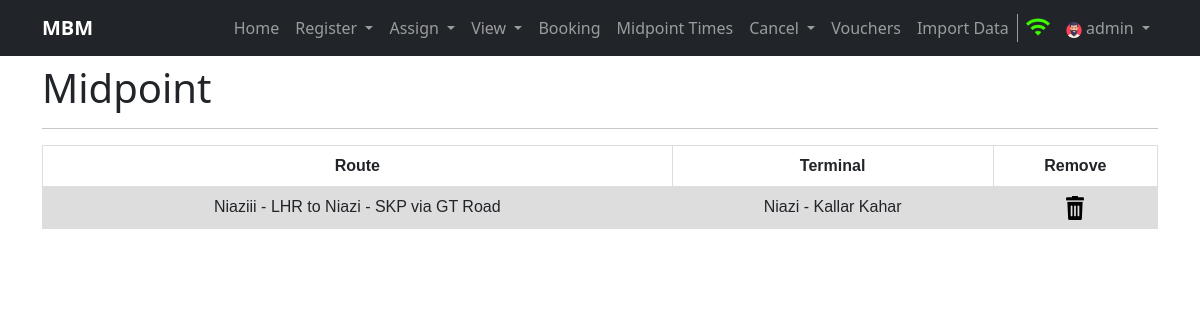
The page /viewmidpoints (signed in) on the database its author committed.
### home/models.py (models this page shows, shortened)
class Midpoint(models.Model):
    route = models.ForeignKey(Route, on_delete=models.CASCADE)
    terminal = models.ForeignKey(Terminal, on_delete=models.CASCADE)
    created = models.DateTimeField(auto_now_add=True, editable=False, null=False, blank=False)
    last_modified = models.DateTimeField(auto_now_add=True, editable=False, null=False, blank=False)
    class Meta:
        verbose_name_plural = 'Midpoint'

class Route(models.Model):
    source = models.ForeignKey(Terminal, related_name='source_terminal', on_delete=models.CASCADE)
    destination = models.ForeignKey(Terminal, related_name='destination_terminal', on_delete=models.CASCADE)
    via = models.CharField(max_length=100)
    created = models.DateTimeField(auto_now_add=True, editable=False, null=False, blank=False)
    last_modified = models.DateTimeField(auto_now_add=True, editable=False, null=False, blank=False)
    class Meta:
        verbose_name_plural = 'Route'
    def __str__(self):
        return str(self.source) + ' to ' + str(self.destination) + ' via ' + self.via

class Terminal(models.Model):
    tcode = models.CharField(max_length=3, unique=True)
    name = models.CharField(max_length=100)
    city = models.CharField(max_length=100)
    address = models.CharField(max_length=150)
    created = models.DateTimeField(auto_now_add=True, editable=False, null=False, blank=False)
    last_modified = models.DateTimeField(auto_now_add=True, editable=False, null=False, blank=False)
    class Meta:
        verbose_name_plural = 'Terminal'
    def __str__(self):
        return self.name + ' - ' + self.city

### home/views.py (the view, shortened to what this page needs)
# urls.py: path('viewmidpoints', views.viewmidpoints, name='viewmidpoints'),
def viewmidpoints(request, mp_id=None):
    if request.user.is_anonymous:
        return redirect('/login')
    midpoints = None
    try:
        midpoints = Midpoint.objects.all()
    except Exception as e:
        messages.warning(request, e)
    return render(request, 'midpoints.html', {'midpoints': midpoints})

### templates/midpoints.html (shortened to what this page needs)
{% extends 'base.html' %}
{% block username %}{{ request.user.username }}{% endblock username %}
{%block body%}
{% load static %}
<div class="container my-2">
  <h1>Midpoint</h1>
  <hr>
</div>
<div class="container">
    <table class="schedule Users">
        <tr>
          <th>Route</th>
          <th>Terminal</th>
          <th>Remove</th>
        </tr>
        {% for mp in midpoints %}
        <tr class="tr">
          <td>{{mp.route}}</td>
          <td>{{mp.terminal}}</td>
          <td><a href="{% url 'viewmidpoints' mp_id=mp.id %}"><img src="{% static 'images/remove.png' %}"></a></td>
        </tr>
        {% endfor %}
      </table>
</div>
{%endblock body%}

### static/css/style.css (style rules this page uses)
.schedule, .seats { font-family: arial, sans-serif; border-collapse: collapse; width: 100%; }
.schedule td, .bookings td, th { border: 1px solid #dddddd; text-align: center; padding: 8px; }
.schedule .tr:nth-child(even) { background-color: #dddddd; }
img { max-width: inherit; width: inherit; }

### rows shown on the page
Midpoint: route "Niaziii - LHR to Niazi - SKP via GT Road", terminal "Niazi - Kallar Kahar"

### other values the page prints
{{ request.user.username }} "admin"
